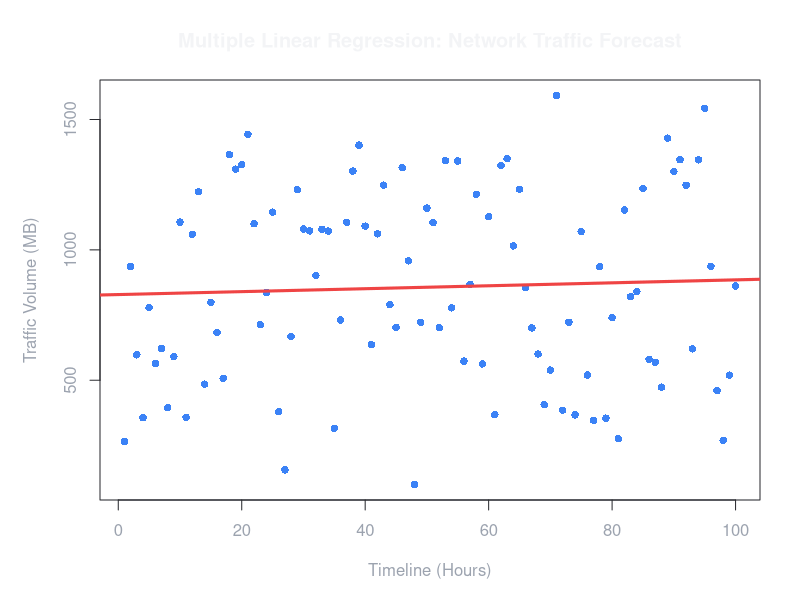

Generate this figure with R:
# Module 6: Predictive Traffic Analytics using Multiple Linear Regression

print("[*] Initializing R Analytics Engine...")

# 1. Generate Synthetic Historical Traffic Data
set.seed(42)
hours <- 1:100
time_of_day <- hours %% 24 
active_ips <- sample(50:500, 100, replace = TRUE)
traffic_volume_mb <- (time_of_day * 15) + (active_ips * 2.5) + rnorm(100, mean=0, sd=50)

network_data <- data.frame(Hour = hours, TimeOfDay = time_of_day, ActiveIPs = active_ips, VolumeMB = traffic_volume_mb)

# 2. Build the Multiple Linear Regression Model
print("\n[*] Training Multiple Linear Regression Model...")
model <- lm(VolumeMB ~ TimeOfDay + ActiveIPs, data = network_data)
print(summary(model))

# 3. Generate GUI-Ready Dark Theme Visualization
print("[*] Exporting Predictive Forecast Plot...")

# Outputting with a transparent/dark background to match the React dashboard
png("traffic_forecast.png", width = 800, height = 400, res=100, bg="#16181d")

# Set plot parameters for dark mode (white text, blue data points)
par(col.axis="#9ca3af", col.lab="#9ca3af", col.main="#f3f4f6", fg="#2a2b30", mar=c(5, 5, 4, 2))

plot(network_data$Hour, network_data$VolumeMB, type="p", pch=16, col="#3b82f6",
     xlab="Timeline (Hours)", ylab="Traffic Volume (MB)", 
     main="Multiple Linear Regression: Network Traffic Forecast")

# Add the regression trend line in bright red
abline(lm(VolumeMB ~ Hour, data=network_data), col="#ef4444", lwd=3)

dev.off()
print("[+] Plot saved as 'traffic_forecast.png'.")
